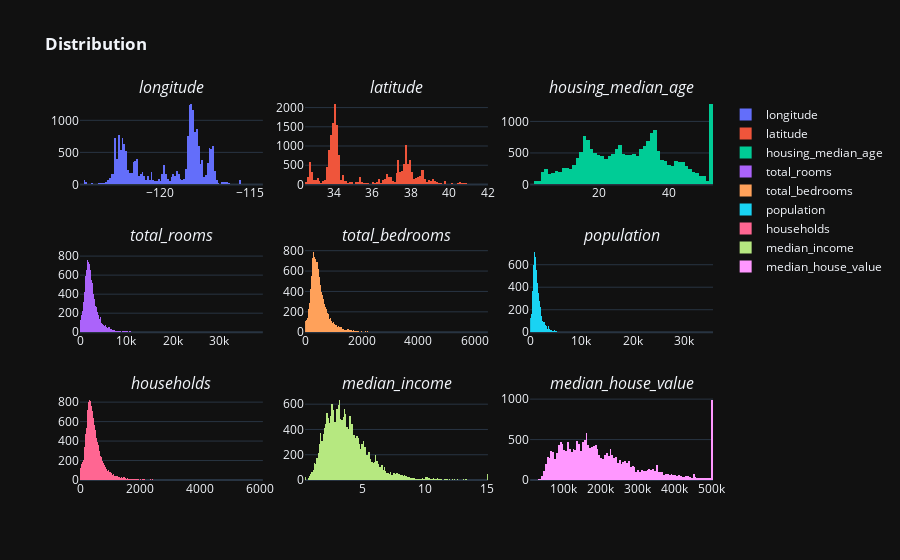

Write notebook code for a chart like this one.
### Markdown cell above
## 데이터 확인
- 데이터 전체를 출력하는 이미지 필요
    1. 3 by 3 레이아웃
    2. 막대 그래프 생성
<br /><br />
- longitude
- latitude
- housing_median_age
- total_rooms
- total_bedrooms
- population
- households
- median_income
- median_house_value
<br /><br />
- ocean_proximity

### Code cell
fig = make_subplots(rows=3, cols=3, subplot_titles=(
                                                    "<i>longitude</i>",
                                                    "<i>latitude</i>",
                                                    "<i>housing_median_age</i>",
                                                    "<i>total_rooms</i>",
                                                    "<i>total_bedrooms</i>",
                                                    "<i>population</i>",
                                                    "<i>households</i>",
                                                    "<i>median_income</i>",
                                                    "<i>median_house_value</i>",
                                                   ))
fig.add_trace(go.Histogram(x=df["longitude"], name="longitude"), row=1, col=1)
fig.add_trace(go.Histogram(x=df["latitude"], name="latitude"), row=1, col=2)
fig.add_trace(go.Histogram(x=df["housing_median_age"], name="housing_median_age"), row=1, col=3)

fig.add_trace(go.Histogram(x=df["total_rooms"], name="total_rooms"), row=2, col=1)
fig.add_trace(go.Histogram(x=df["total_bedrooms"], name="total_bedrooms"), row=2, col=2)
fig.add_trace(go.Histogram(x=df["population"], name="population"), row=2, col=3)

fig.add_trace(go.Histogram(x=df["households"], name="households"), row=3, col=1)
fig.add_trace(go.Histogram(x=df["median_income"], name="median_income"), row=3, col=2)
fig.add_trace(go.Histogram(x=df["median_house_value"], name="median_house_value"), row=3, col=3)

fig.update_layout(template="plotly_dark", title_text="<b>Distribution")

### Figure 1 — Plotly figure (JSON) as saved in the notebook; plotly's stock layout.template omitted (floating-point values rounded to 4 significant figures; data arrays with more than 128 entries replaced by an {"elided": "..."} marker saying what was removed)
{"data": [{"name": "longitude", "type": "histogram", "x": {"elided": "20640 float values"}, "xaxis": "x", "yaxis": "y"}, {"name": "latitude", "type": "histogram", "x": {"elided": "20640 float values"}, "xaxis": "x2", "yaxis": "y2"}, {"name": "housing_median_age", "type": "histogram", "x": {"elided": "20640 int values"}, "xaxis": "x3", "yaxis": "y3"}, {"name": "total_rooms", "type": "histogram", "x": {"elided": "20640 int values"}, "xaxis": "x4", "yaxis": "y4"}, {"name": "total_bedrooms", "type": "histogram", "x": {"elided": "20640 int values"}, "xaxis": "x5", "yaxis": "y5"}, {"name": "population", "type": "histogram", "x": {"elided": "20640 int values"}, "xaxis": "x6", "yaxis": "y6"}, {"name": "households", "type": "histogram", "x": {"elided": "20640 int values"}, "xaxis": "x7", "yaxis": "y7"}, {"name": "median_income", "type": "histogram", "x": {"elided": "20640 float values"}, "xaxis": "x8", "yaxis": "y8"}, {"name": "median_house_value", "type": "histogram", "x": {"elided": "20640 int values"}, "xaxis": "x9", "yaxis": "y9"}], "layout": {"annotations": [{"font": {"size": 16}, "showarrow": false, "text": "<i>longitude</i>", "x": 0.1444, "xanchor": "center", "xref": "paper", "y": 1, "yanchor": "bottom", "yref": "paper"}, {"font": {"size": 16}, "showarrow": false, "text": "<i>latitude</i>", "x": 0.5, "xanchor": "center", "xref": "paper", "y": 1, "yanchor": "bottom", "yref": "paper"}, {"font": {"size": 16}, "showarrow": false, "text": "<i>housing_median_age</i>", "x": 0.8556, "xanchor": "center", "xref": "paper", "y": 1, "yanchor": "bottom", "yref": "paper"}, {"font": {"size": 16}, "showarrow": false, "text": "<i>total_rooms</i>", "x": 0.1444, "xanchor": "center", "xref": "paper", "y": 0.6111, "yanchor": "bottom", "yref": "paper"}, {"font": {"size": 16}, "showarrow": false, "text": "<i>total_bedrooms</i>", "x": 0.5, "xanchor": "center", "xref": "paper", "y": 0.6111, "yanchor": "bottom", "yref": "paper"}, {"font": {"size": 16}, "showarrow": false, "text": "<i>population</i>", "x": 0.8556, "xanchor": "center", "xref": "paper", "y": 0.6111, "yanchor": "bottom", "yref": "paper"}, {"font": {"size": 16}, "showarrow": false, "text": "<i>households</i>", "x": 0.1444, "xanchor": "center", "xref": "paper", "y": 0.2222, "yanchor": "bottom", "yref": "paper"}, {"font": {"size": 16}, "showarrow": false, "text": "<i>median_income</i>", "x": 0.5, "xanchor": "center", "xref": "paper", "y": 0.2222, "yanchor": "bottom", "yref": "paper"}, {"font": {"size": 16}, "showarrow": false, "text": "<i>median_house_value</i>", "x": 0.8556, "xanchor": "center", "xref": "paper", "y": 0.2222, "yanchor": "bottom", "yref": "paper"}], "title": {"text": "<b>Distribution"}, "xaxis": {"anchor": "y", "domain": [0, 0.2889]}, "xaxis2": {"anchor": "y2", "domain": [0.3556, 0.6444]}, "xaxis3": {"anchor": "y3", "domain": [0.7111, 1]}, "xaxis4": {"anchor": "y4", "domain": [0, 0.2889]}, "xaxis5": {"anchor": "y5", "domain": [0.3556, 0.6444]}, "xaxis6": {"anchor": "y6", "domain": [0.7111, 1]}, "xaxis7": {"anchor": "y7", "domain": [0, 0.2889]}, "xaxis8": {"anchor": "y8", "domain": [0.3556, 0.6444]}, "xaxis9": {"anchor": "y9", "domain": [0.7111, 1]}, "yaxis": {"anchor": "x", "domain": [0.7778, 1]}, "yaxis2": {"anchor": "x2", "domain": [0.7778, 1]}, "yaxis3": {"anchor": "x3", "domain": [0.7778, 1]}, "yaxis4": {"anchor": "x4", "domain": [0.3889, 0.6111]}, "yaxis5": {"anchor": "x5", "domain": [0.3889, 0.6111]}, "yaxis6": {"anchor": "x6", "domain": [0.3889, 0.6111]}, "yaxis7": {"anchor": "x7", "domain": [0, 0.2222]}, "yaxis8": {"anchor": "x8", "domain": [0, 0.2222]}, "yaxis9": {"anchor": "x9", "domain": [0, 0.2222]}}}
